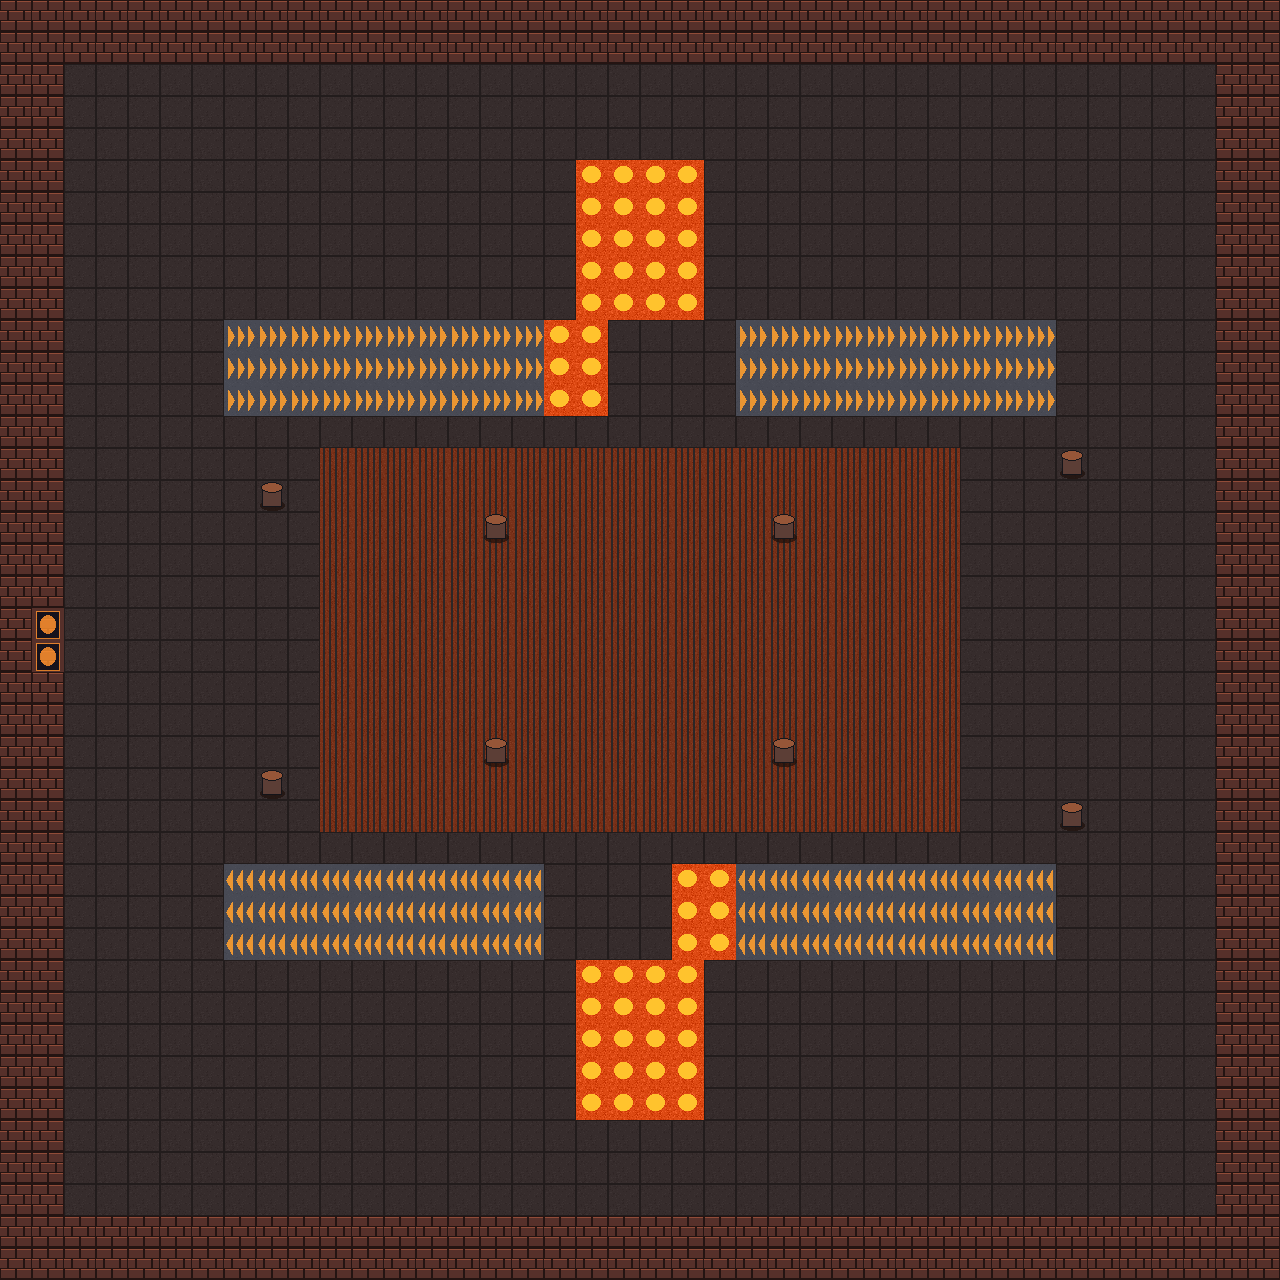

Below is a game level as drawn by its tile map, then a one-line description and the .tmx that defines it (tile-layer data replaced by summaries):
An orthogonal 40x40 tile map with 32x32 px tiles, 7 tile layers (Tile Layer 1, hazard_conveyor_right, hazard_conveyor_left, hazard_lava, ...).

<map version="1.10" tiledversion="1.12.2" orientation="orthogonal" renderorder="right-down" width="40" height="40" tilewidth="32" tileheight="32" infinite="0" nextlayerid="8" nextobjectid="1">
 <tileset firstgid="1" source="assets/tilesets/biome_tiles.tsx" />
 <layer id="1" name="Tile Layer 1" width="40" height="40">
  <data>[1600 cells, 1600 non-empty, 2 distinct tile ids]</data>
 </layer>
 <layer id="2" name="hazard_conveyor_right" width="40" height="40">
  <data>[1600 cells, 60 non-empty, 1 distinct tile ids]</data>
 </layer>
 <layer id="3" name="hazard_conveyor_left" width="40" height="40">
  <data>[1600 cells, 60 non-empty, 1 distinct tile ids]</data>
 </layer>
 <layer id="4" name="hazard_lava" width="40" height="40">
  <data>[1600 cells, 52 non-empty, 1 distinct tile ids]</data>
 </layer>
 <layer id="5" name="dinding" width="40" height="40">
  <data>[1600 cells, 304 non-empty, 1 distinct tile ids]</data>
 </layer>
 <layer id="6" name="pillars" width="40" height="40">
  <data>[1600 cells, 8 non-empty, 1 distinct tile ids]</data>
 </layer>
 <layer id="7" name="pintu" width="40" height="40">
  <data>[1600 cells, 2 non-empty, 1 distinct tile ids]</data>
 </layer>
</map>
